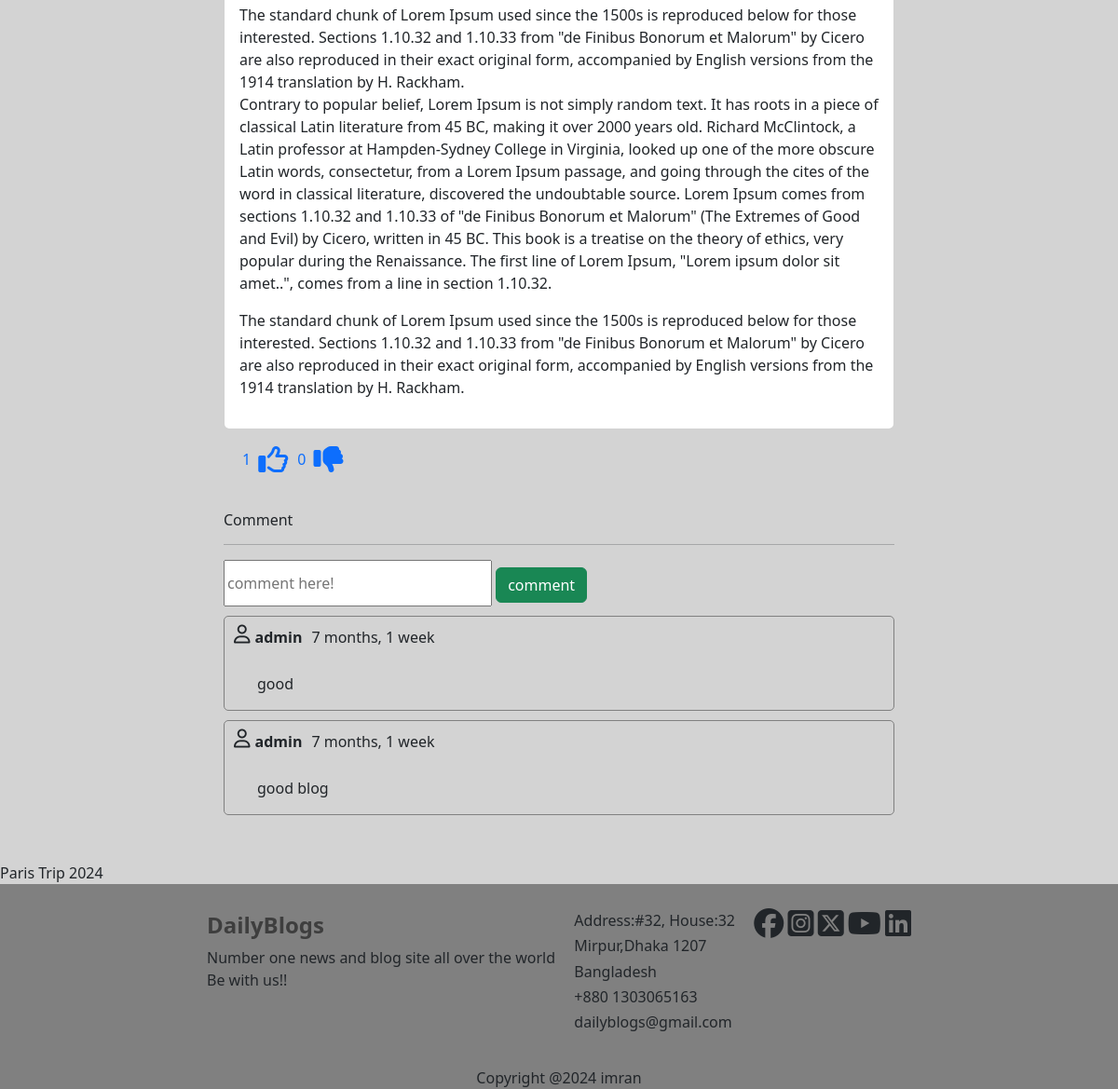
/blog/blog-details/Paris-Trip-2024-05602fe5-a75c-40f7-b0c3-44cb5b3d640c/ (signed in, lower part), run on an earlier commit of the app's database.
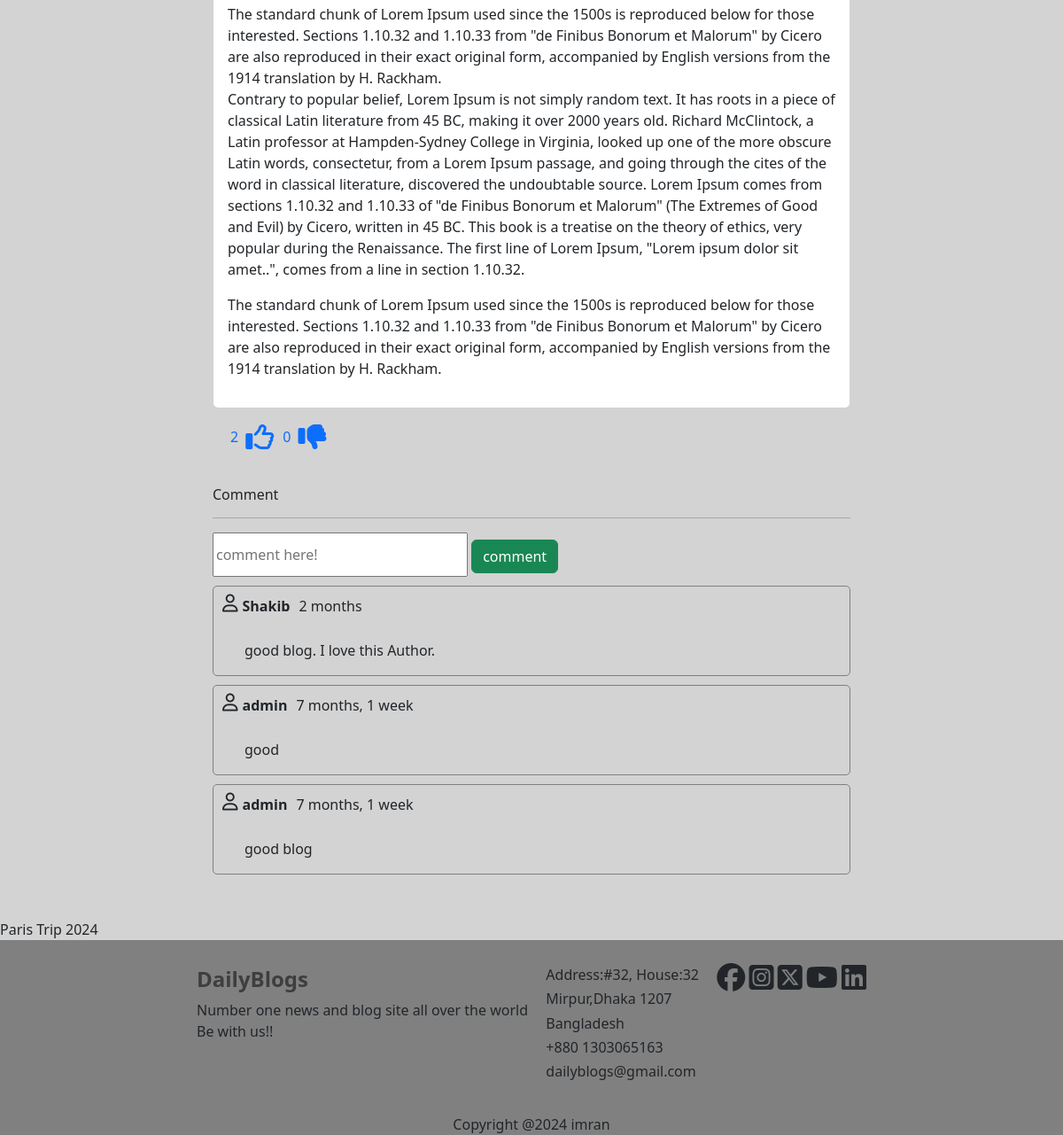
And on a later commit of the database.
### blogApp/models.py (models this page shows, shortened)
class Blog(models.Model):
    author = models.ForeignKey(User, on_delete=models.CASCADE, related_name='post_author')
    blog_title = models.CharField(max_length=200, verbose_name='Enter a title')
    slug = models.SlugField(max_length=264, unique=True)
    blog_content = models.TextField()
    blog_image = models.ImageField(upload_to='blog_images/')
    publish_date = models.DateTimeField(auto_now_add=True)
    update_date = models.DateTimeField(auto_now=True)
    def get_comment(self):
        return self.blog_comment.all()
    class Meta:
        ordering = ['-update_date']

class Comment(models.Model):
    blog = models.ForeignKey(Blog, on_delete=models.CASCADE, related_name='blog_comment')
    user = models.ForeignKey(User, on_delete=models.CASCADE, related_name='user_comment')
    comment = models.TextField()
    comment_date = models.DateTimeField(auto_now_add=True)
    class Meta:
        ordering = ['-comment_date', ]

### blogApp/views.py (the view)
# urls.py: path('blog-details/<slug:slug>/', views.blog_details, name='blog-details'),
@login_required
def blog_details(request, slug):
    blog = Blog.objects.get(slug=slug)
    user = request.user
    already_liked = Like.objects.filter(blog=blog, user=user)
    if already_liked:
        liked_post = True
    else:
        liked_post = False
    return render(request, 'blogApp/blog_details.html', context={'blog': blog, 'liked_post': liked_post})

### templates/blogApp/blog_details.html (shortened to what this page needs)
{% extends 'base.html' %}
{% block main_block %}
    <div class="container col-8" style="padding: 40px">
        <div class="card">
            <div class="card-body">
                <p class="card-text">{{ blog.blog_content|linebreaks }}</p>
            </div>
        </div>
        <div style="display: flex;padding: 20px;justify-content: space-between;width: 22%;">
            {% if not liked_post %}
                <a style="text-decoration: none;margin-right: 10px"
                   href="{% url 'blog_app:blog-like' blog.pk %}">{{ blog.liked_blog.count }}<i style="margin-left:8px;"
                                                                                               class="fa-regular fa-thumbs-up fa-2xl"></i></a>
                <a style="text-decoration: none;margin-right: 10px"
                   href="{% url 'blog_app:blog-unlike' blog.pk %}">{{ blog.Unliked_blog.count }}<i
                        style="margin-left:8px;" class="fa-solid fa-thumbs-down fa-2xl"></i></a>
            {% endif %}
        </div>
        <div>
            <br>
            <h6>Comment</h6>
            <hr>
            <form method="POST" action="{% url 'blog_app:blog-comment' blog_id=blog.pk %}">
                <input type="text" name="comment" placeholder="comment here!" style="height: 50px;width: 40%">
                <button type="submit" value="button" class="btn btn-success"> comment</button>
                <br>
            </form>
            {% for comment in blog.get_comment %}
                <div style="border: 1px solid gray ;border-radius: 5px; margin: 10px 0 10px 0">
                    <div class="col-8" style="display: flex;padding: 10px">
                        <i class="fa-regular fa-user fa-lg" style="margin-top: 8px;margin-right: 5px"></i>
                        <strong>{{ comment.user }}</strong>
                        <p style="margin-left: 10px">{{ comment.comment_date|timesince }}</p>
                    </div>
                    <p style="margin-left: 35px">{{ comment.comment }}</p>
                </div>
            {% endfor %}
        </div>
    </div>
    {{ blog.blog_title }}
{% endblock %}

What changed in the data, as far as the page shows it:
computed for Blog: liked_blog.count "1" → "2"
added Comment: user "Shakib", comment_date "2 months", comment "good blog. I love this Author."
